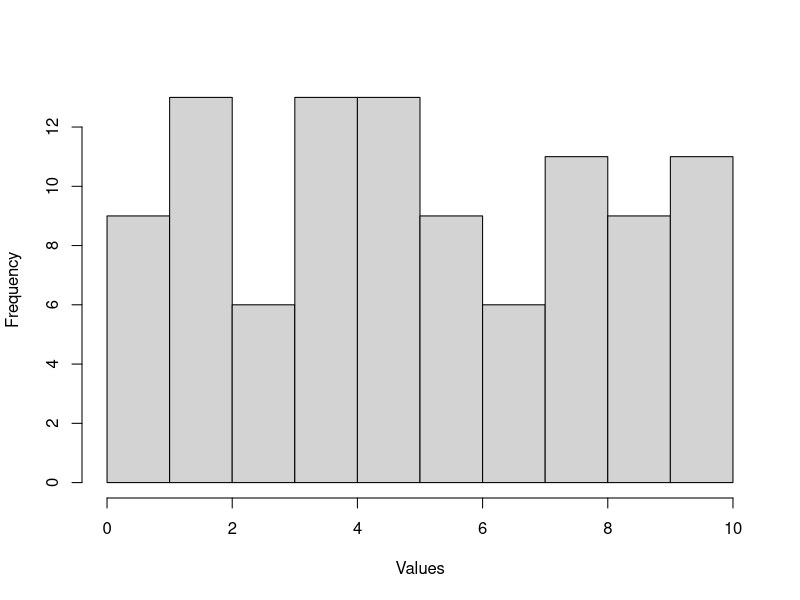
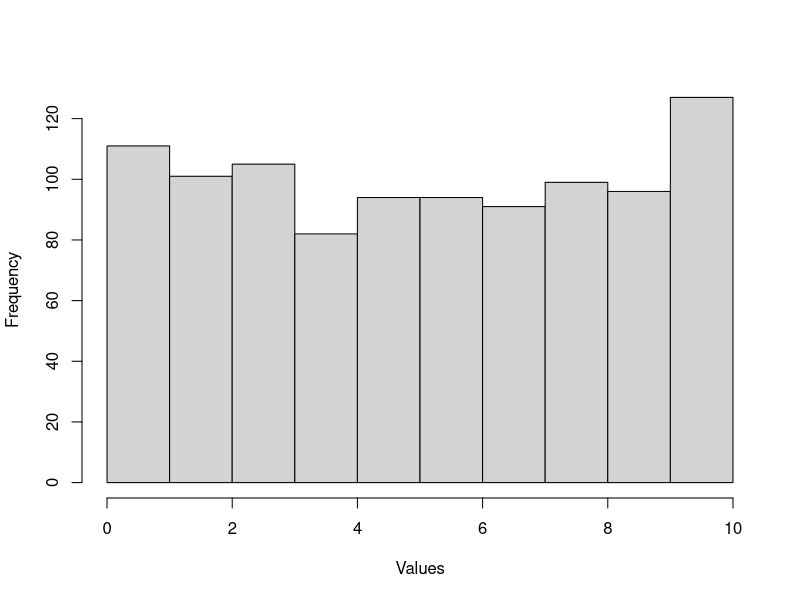
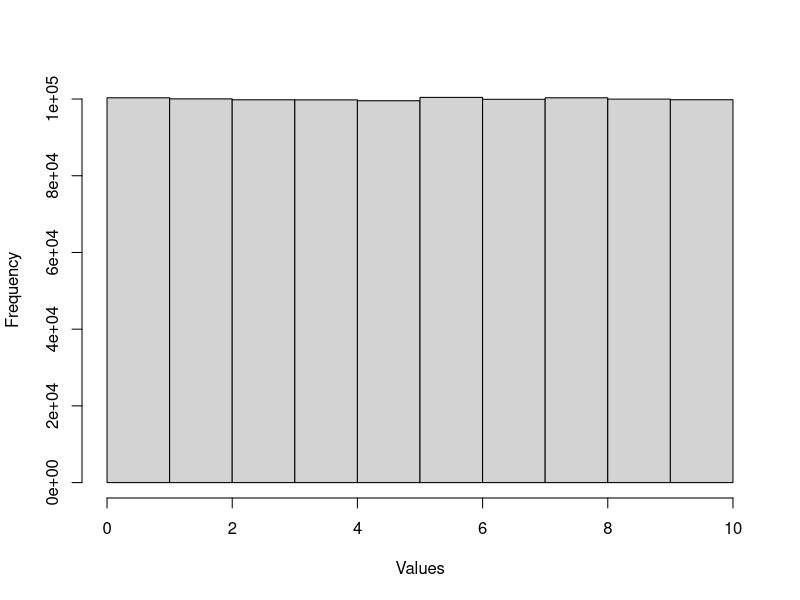
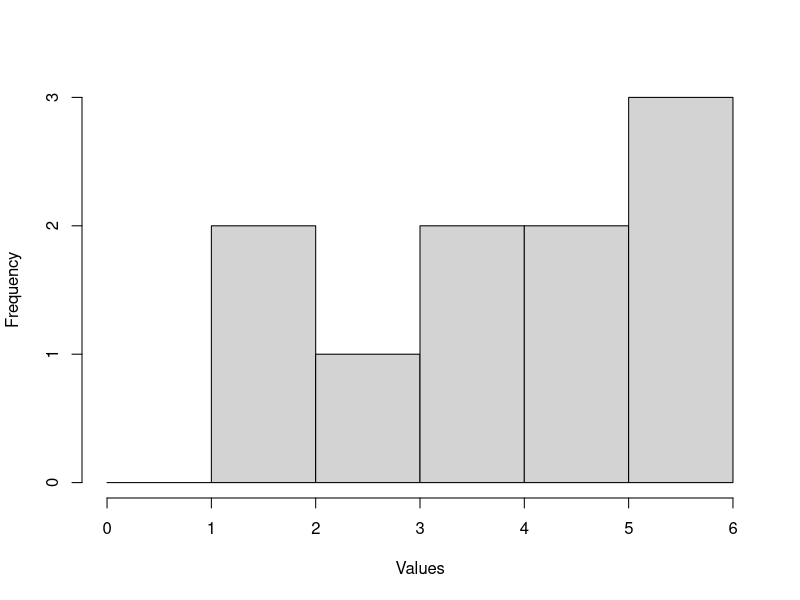
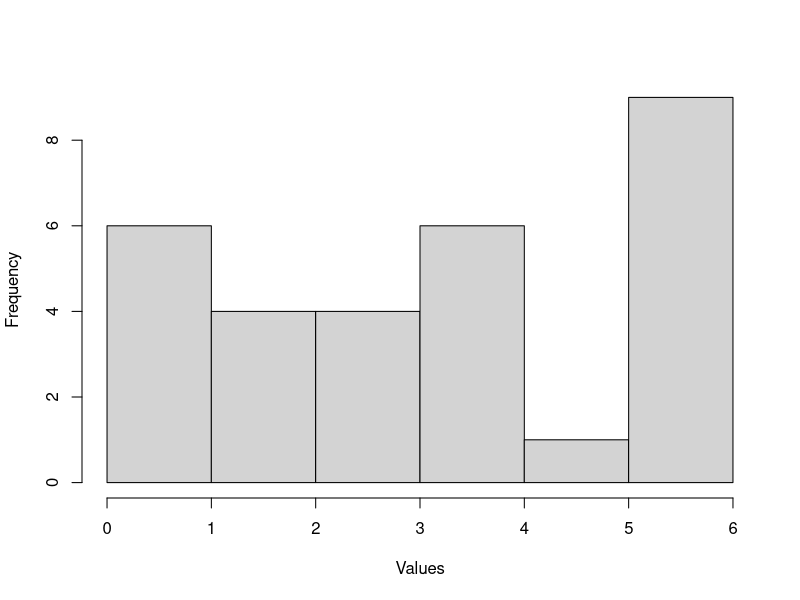
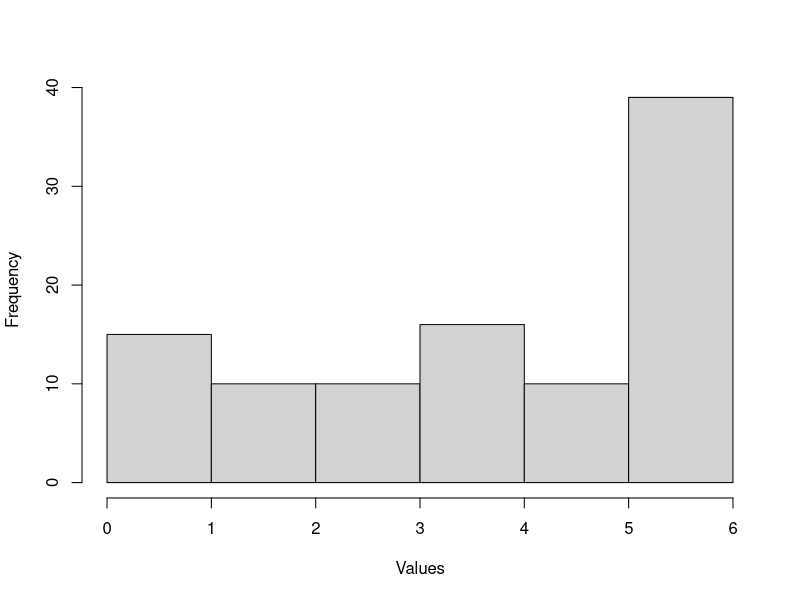
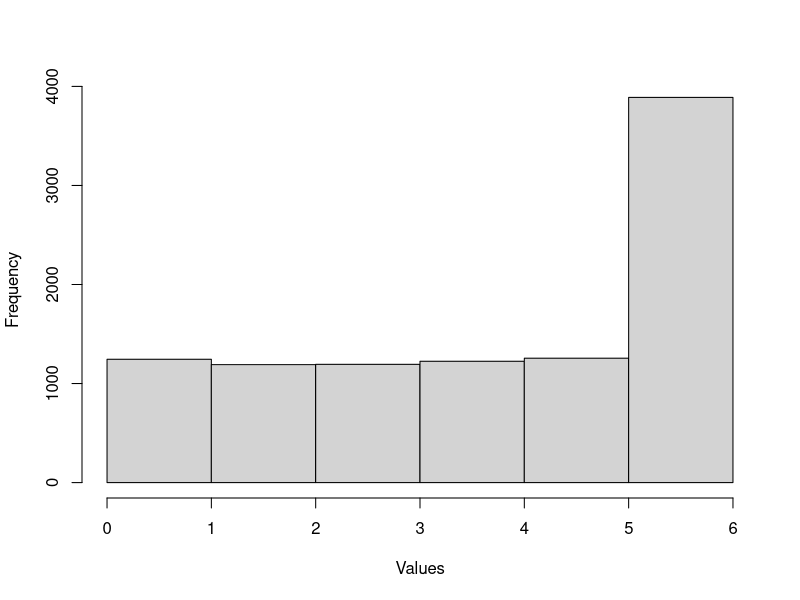
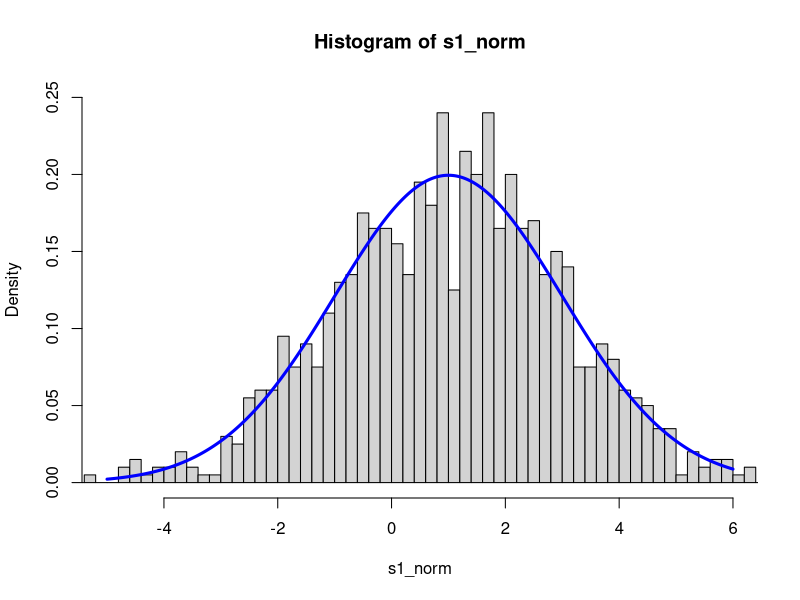

These figures' R source, in order:
## ---- chunk 1
knitr::opts_chunk$set(echo = TRUE)
## ---- chunk 2

# The notation of a colon between two numbers produces a sequence of numbers
# In this case from 0 to 10 in steps of one.
x <- 1:10

# Set seed for random variable
# We use this to be able to reproduce the same results
set.seed(42)
# Sample with replace using different sizes of the sample
uni_sample1 <- sample(x, 100, replace = TRUE)
uni_sample2 <- sample(x, 1000, replace = TRUE)
uni_sample3 <- sample(x, 10^6, replace = TRUE)

# Plot a histogram for each and compare
hist(uni_sample1, breaks = 0:10, main = '', xlab = 'Values', ylab = 'Frequency')
hist(uni_sample2, breaks = 0:10, main = '', xlab = 'Values', ylab = 'Frequency')
hist(uni_sample3, breaks = 0:10, main = '', xlab = 'Values', ylab = 'Frequency')

## ---- chunk 3
# Create the values we will sample from
x_die <- 1:6
# Create a vector for the relevant probabilities
p_x <- c(0.12, 0.12, 0.12, 0.12, 0.12, 0.4)

# Here it's worth it to make a sanity check to avoid mistakes
# Do the probabilities add up to up
print(sum(p_x))

# Perfrom sampling
die_sample1 <- sample(x_die, 10, prob = p_x, replace = TRUE)
die_sample2 <- sample(x_die, 30, prob = p_x, replace = TRUE)
die_sample3 <- sample(x_die, 100, prob = p_x, replace = TRUE)
die_sample4 <- sample(x_die, 10^4, prob = p_x, replace = TRUE)

hist(die_sample1, breaks = 0:6, main = '', xlab = 'Values', ylab = 'Frequency')
hist(die_sample2, breaks = 0:6, main = '', xlab = 'Values', ylab = 'Frequency')
hist(die_sample3, breaks = 0:6, main = '', xlab = 'Values', ylab = 'Frequency')
hist(die_sample4, breaks = 0:6, main = '', xlab = 'Values', ylab = 'Frequency')
## ---- chunk 4

#dbinom for 10 successes
dbinom(10, size = 30, prob = 0.3)

#pbinom for 10 or less successes 
pbinom(10, size = 30, prob = 0.3)



# Create normal sample with 100 observations mean = 1 and sd = 2
s1_norm <- rnorm(1000, mean = 1, sd = 2)

# Create a vector x from -5 to 6 in steps of 0.01
x <- seq(-5, 6, by = 0.01)
# Get the value of the pdf at all values of x for the same distribution
norm_dist <- dnorm(x, mean = 1, sd = 2)

# Plot a histogram not of frequency but density (prob = T)
# Set specific y limits on the plot
# Set specific limits on the x-axis
hist(s1_norm, prob = T, breaks=100, ylim = c(0, 0.25), xlim = c(-5, 6))
# Ad a density line in blue
lines(x, norm_dist, col = "blue", lwd = 3)


